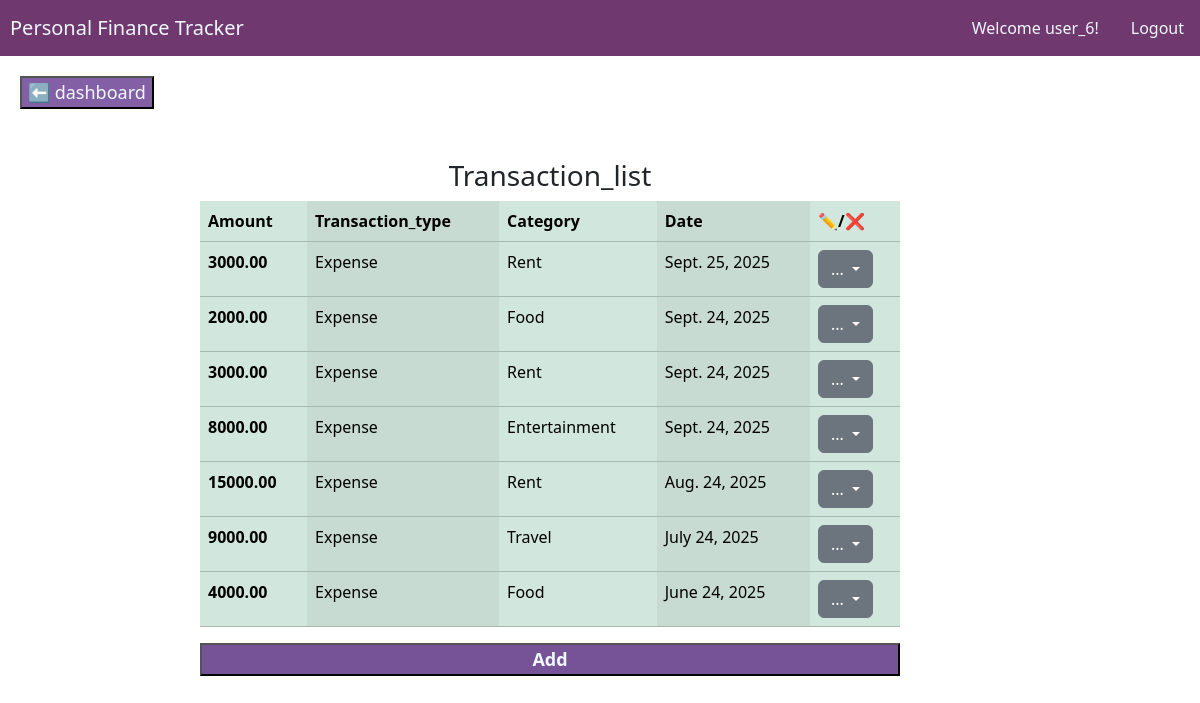
/transaction_list/ (signed in), run on the app's committed database.
### finance/models.py (models this page shows, shortened)
class Transactions(models.Model):
     TYPE_CHOICES=(
          ('Income','Income'),
          ('Expense','Expense'),
     )
     CATEGORY_CHOICES=(
         ('Salary','Salary'),
          ('Food','Food'),
          ('Rent','Rent'),
         ('Travel','Travel'),
          ('Entertainment','Entertainment')
     )
     user=models.ForeignKey(User ,on_delete=models.CASCADE,null=False)
     amount=models.DecimalField(max_digits=20,decimal_places=2)
     type=models.CharField(max_length=10,choices=TYPE_CHOICES)
     category=models.CharField(max_length=20,choices=CATEGORY_CHOICES)
     date=models.DateField(default=timezone.now)
     notes=models.TextField(blank=True,null=True)

### finance/views.py (the view)
# urls.py: path('transaction_list/',views.transaction_list,name='transaction_list'),
def transaction_list(request):
    items=Transactions.objects.filter(user=request.user).order_by('-date')
    return render(request,'finance/transaction_list.html',{'items':items})

### finance/templates/finance/transaction_list.html (shortened to what this page needs)
{%extends 'finance/base.html'%}
{%block content%}
<form method="get" action="{%url 'finance:dashboard'%}">
<button type="submit" style="font-size:large; background-color: rgb(131, 95, 165); color: aliceblue; margin-top: 20px; margin-left: 20px;">⬅ dashboard</button>
</form>
<div style="margin-top: 50px; margin-left: 200px; margin-right: 300px;">
    <h3 style="text-align: center;">Transaction_list</h3>
<table class="table table-success table-striped-columns">
  <thead>
    <tr>
      <th scope="col">Amount</th>
      <th scope="col">Transaction_type</th>
      <th scope="col">Category</th>
      <th scope="col">Date</th>
      <th scope="rowgroup">✏️/❌</th>
    </tr>
  </thead>
  {%for item in items%}
  <tbody>
    <tr>
      <th scope="row">{{item.amount}}</th>
      <td  >{{item.type}}</td>
      <td>{{item.category}}</td>
      <td>{{item.date}} </td>
      <td><div class="dropdown">
  <button class="btn btn-secondary dropdown-toggle " type="button" data-bs-toggle="dropdown" aria-expanded="false">
    ...
  </button>
</div></td>
    </tr>
</tbody>
{%endfor%}
</table>
<form method="get" action="{%url 'finance:transaction_form'%}">
<button style="width:100%; background-color: rgb(118, 83, 150);color: aliceblue;font-size: large;font-weight: 700;" type="submit">Add</button>
</form>
</div>
{%endblock%}

### finance/templates/finance/base.html (shortened to what this page needs)
<!DOCTYPE html>
<html lang="en">
<head>
    <link href="https://cdn.jsdelivr.net/npm/bootstrap@5.3.8/dist/css/bootstrap.min.css" rel="stylesheet">
</head>
<body>
   <nav class="navbar" style="background-color: #6f386f;" data-bs-theme="light>
  <div class="container-fluid" >
    <span class="navbar-brand mb-0 h1" style="color: aliceblue; margin-left: 10px;">Personal Finance Tracker</span>
  {%if user.is_authenticated%}
  <ul class="nav justify-content-end">
    <li class="nav-item">
    <a class="nav-link active" style="color: aliceblue;"       aria-current="page" href="#">Welcome {{user.username}}!</a>
  </li>
  <li class="nav-item">
    <a class="nav-link active" style="color: aliceblue;"   aria-current="page" href="{%url 'finance:logout'%}">Logout</a>
  </li>
  </ul>
  {%endif%}
</nav>
{%block content%}
{%endblock%}
</body>
</html>

### data on the page
Transactions: amount "3000.00", type "Expense", category "Rent", date "Sept. 25, 2025"
Transactions: amount "2000.00", type "Expense", category "Food", date "Sept. 24, 2025"
Transactions: amount "3000.00", type "Expense", category "Rent", date "Sept. 24, 2025"
Transactions: amount "8000.00", type "Expense", category "Entertainment", date "Sept. 24, 2025"
Transactions: amount "15000.00", type "Expense", category "Rent", date "Aug. 24, 2025"
Transactions: amount "9000.00", type "Expense", category "Travel", date "July 24, 2025"
Transactions: amount "4000.00", type "Expense", category "Food", date "June 24, 2025"

### other printed values
{{ user.username }} "user_6"
